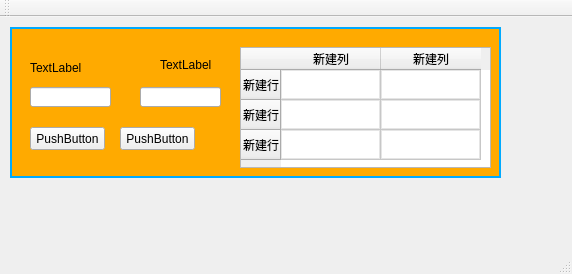
<?xml version="1.0" encoding="UTF-8"?>
<ui version="4.0">
 <class>MainWindow</class>
 <widget class="QMainWindow" name="MainWindow">
  <property name="geometry">
   <rect>
    <x>0</x>
    <y>0</y>
    <width>572</width>
    <height>274</height>
   </rect>
  </property>
  <property name="windowTitle">
   <string>MainWindow</string>
  </property>
  <widget class="QWidget" name="centralWidget">
   <widget class="QWidget" name="widget" native="true">
    <property name="geometry">
     <rect>
      <x>10</x>
      <y>10</y>
      <width>491</width>
      <height>151</height>
     </rect>
    </property>
    <property name="styleSheet">
     <string notr="true">#widget{background: #ffaa00 ;
        border:2px solid   #00aaff }
 </string>
    </property>
    <widget class="QLabel" name="label">
     <property name="geometry">
      <rect>
       <x>20</x>
       <y>30</y>
       <width>101</width>
       <height>21</height>
      </rect>
     </property>
     <property name="text">
      <string>TextLabel</string>
     </property>
    </widget>
    <widget class="QLabel" name="label_2">
     <property name="geometry">
      <rect>
       <x>150</x>
       <y>30</y>
       <width>54</width>
       <height>16</height>
      </rect>
     </property>
     <property name="text">
      <string>TextLabel</string>
     </property>
    </widget>
    <widget class="QLineEdit" name="lineEdit">
     <property name="geometry">
      <rect>
       <x>20</x>
       <y>60</y>
       <width>81</width>
       <height>20</height>
      </rect>
     </property>
    </widget>
    <widget class="QPushButton" name="pushButton">
     <property name="geometry">
      <rect>
       <x>20</x>
       <y>100</y>
       <width>75</width>
       <height>23</height>
      </rect>
     </property>
     <property name="text">
      <string>PushButton</string>
     </property>
    </widget>
    <widget class="QPushButton" name="pushButton_2">
     <property name="geometry">
      <rect>
       <x>110</x>
       <y>100</y>
       <width>75</width>
       <height>23</height>
      </rect>
     </property>
     <property name="text">
      <string>PushButton</string>
     </property>
    </widget>
    <widget class="QTableWidget" name="tableWidget">
     <property name="geometry">
      <rect>
       <x>230</x>
       <y>20</y>
       <width>251</width>
       <height>121</height>
      </rect>
     </property>
     <property name="styleSheet">
      <string notr="true">#tableWidget::Item

{

       border:1px solid #E5E5E5;

       border-bottom:1px solid #E5E5E5;

       font-size: 12px;

       color: #4C4C4C;

       font - family: Microsoft YaHei;

       alternate- /*行交替颜色*/ 

      selection-background-color: #E9F2FE; /*选中行背景颜色*/

}

#tableWidget::Item:selected
{
       background:#ffaa7f;
}</string>
     </property>
     <row>
      <property name="text">
       <string>新建行</string>
      </property>
     </row>
     <row>
      <property name="text">
       <string>新建行</string>
      </property>
     </row>
     <row>
      <property name="text">
       <string>新建行</string>
      </property>
     </row>
     <column>
      <property name="text">
       <string>新建列</string>
      </property>
     </column>
     <column>
      <property name="text">
       <string>新建列</string>
      </property>
     </column>
    </widget>
    <widget class="QLineEdit" name="lineEdit_2">
     <property name="geometry">
      <rect>
       <x>130</x>
       <y>60</y>
       <width>81</width>
       <height>20</height>
      </rect>
     </property>
    </widget>
   </widget>
  </widget>
  <widget class="QMenuBar" name="menuBar">
   <property name="geometry">
    <rect>
     <x>0</x>
     <y>0</y>
     <width>572</width>
     <height>23</height>
    </rect>
   </property>
  </widget>
  <widget class="QToolBar" name="mainToolBar">
   <attribute name="toolBarArea">
    <enum>TopToolBarArea</enum>
   </attribute>
   <attribute name="toolBarBreak">
    <bool>false</bool>
   </attribute>
  </widget>
  <widget class="QStatusBar" name="statusBar"/>
 </widget>
 <layoutdefault spacing="6" margin="11"/>
 <resources/>
 <connections/>
</ui>
